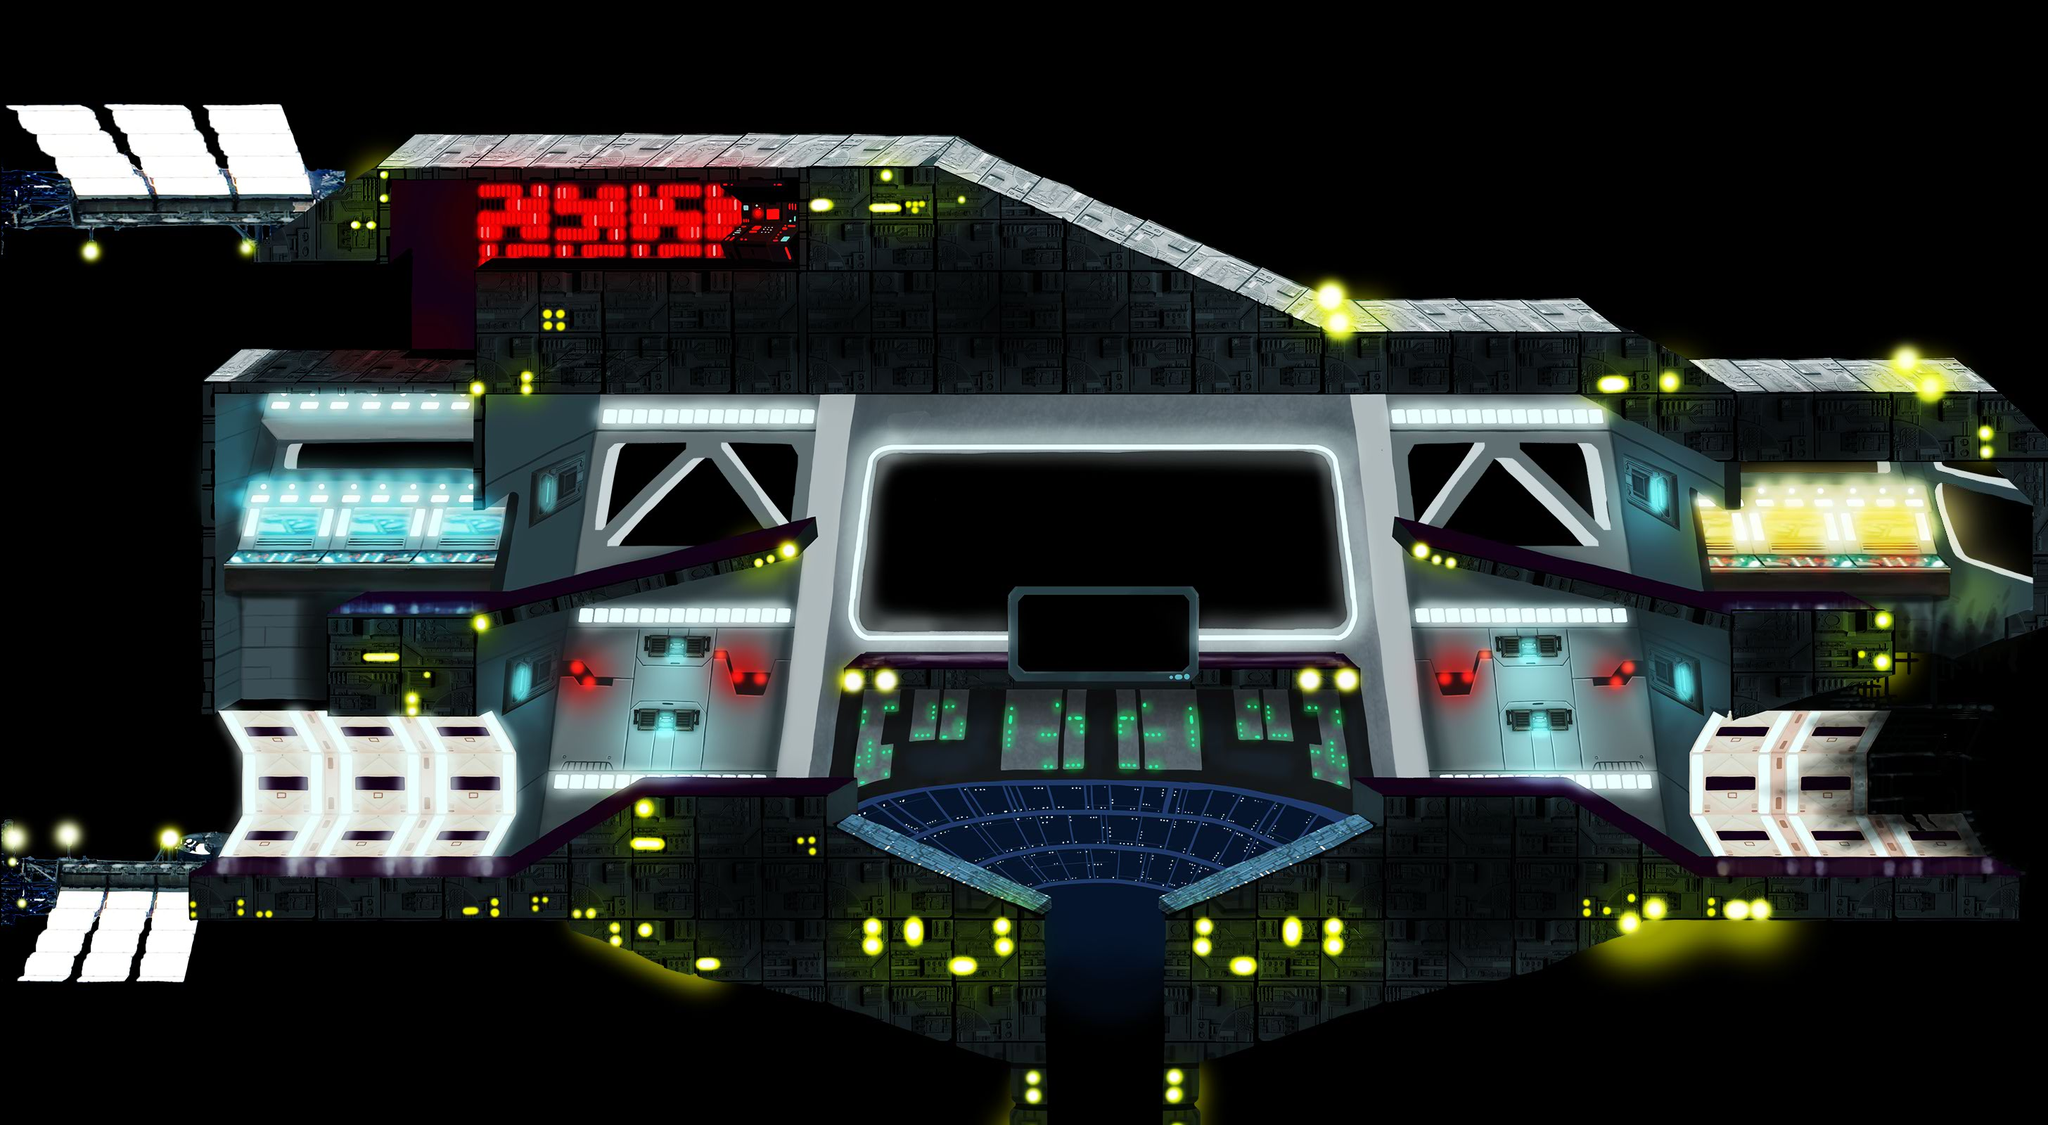

Tiled map render using the project's own tile images. Description and the map definition, with tile-layer contents summarised, below:
An orthogonal 91x50 tile map with 32x32 px tiles, 1 tile layer (layer1) and 69 objects.

<map version="1.0" orientation="orthogonal" width="91" height="50" tilewidth="32" tileheight="32">
 <tileset firstgid="1" name="firstStage" tilewidth="32" tileheight="32">
  <image source="firstStage.jpg" width="2922" height="1618" />
 </tileset>
 <layer name="layer1" width="91" height="50">
  <data>[4550 cells, 4550 non-empty, 4550 distinct tile ids]</data>
 </layer>
 <objectgroup name="objectlayer" width="91" height="50">
  <object x="43" y="1223">
   <polyline points="0,0 7,-898" />
  </object>
  <object x="51" y="327">
   <polyline points="0,0 280,-8" />
  </object>
  <object x="331" y="321">
   <polyline points="0,0 31,29" />
  </object>
  <object x="364" y="351">
   <polyline points="0,0 0,23" />
  </object>
  <object x="364" y="376">
   <polyline points="0,0 178,1" />
  </object>
  <object x="557" y="258">
   <polyline points="0,0 -10,120" />
  </object>
  <object x="559" y="257">
   <polyline points="0,0 465,4" />
  </object>
  <object x="754" y="261">
   <properties>
    <property name="isWire" value="true" />
   </properties>
   <polyline points="0,0 1,67" />
  </object>
  <object x="1089" y="346">
   <polyline points="0,0 1,30" />
  </object>
  <object x="686" y="376">
   <polyline points="0,0 406,1" />
  </object>
  <object x="686" y="377">
   <polyline points="0,0 -11,6" />
  </object>
  <object x="675" y="385">
   <polyline points="0,0 -2,154" />
  </object>
  <object x="319" y="519">
   <polyline points="0,0 355,5" />
  </object>
  <object x="317" y="520">
   <polyline points="0,0 -28,24" />
  </object>
  <object x="289" y="547">
   <polyline points="0,0 -1,470" />
  </object>
  <object x="289" y="1019">
   <polyline points="0,0 15,0" />
  </object>
  <object x="308" y="564">
   <polyline points="0,0 -4,456" />
  </object>
  <object x="309" y="563">
   <polyline points="0,0 364,-1" />
  </object>
  <object x="674" y="563">
   <polyline points="0,0 -2,162" />
  </object>
  <object x="672" y="726">
   <polyline points="0,0 19,-2" />
  </object>
  <object x="693" y="725">
   <polyline points="0,0 31,-21" />
  </object>
  <object x="704" y="858">
   <polyline points="0,0 439,-103" />
  </object>
  <object x="1144" y="754">
   <polyline points="0,0 4,24" />
  </object>
  <object x="1134" y="793">
   <polyline points="0,0 14,-14" />
  </object>
  <object x="680" y="899">
   <polyline points="0,0 454,-106" />
  </object>
  <object x="681" y="901">
   <polyline points="0,0 -3,119" />
  </object>
  <object x="489" y="857">
   <polyline points="0,0 215,2" />
  </object>
  <object x="488" y="858">
   <polyline points="0,0 -23,18" />
  </object>
  <object x="465" y="877">
   <polyline points="0,0 0,140" />
  </object>
  <object x="465" y="1019">
   <polyline points="0,0 214,1" />
  </object>
  <object x="43" y="1225">
   <polyline points="0,0 683,7" />
  </object>
  <object x="727" y="1233">
   <polyline points="0,0 189,-114" />
  </object>
  <object x="917" y="1119">
   <polyline points="0,0 282,1" />
  </object>
  <object x="1201" y="1120">
   <polyline points="0,0 1,44" />
  </object>
  <object x="1202" y="1167">
   <polyline points="0,0 282,121" />
  </object>
  <object x="1485" y="1290">
   <polyline points="0,0 3,7" />
  </object>
  <object x="1656" y="1299">
   <polyline points="0,0 3,-13" />
  </object>
  <object x="1660" y="1286">
   <polyline points="0,0 281,-121" />
  </object>
  <object x="1943" y="1166">
   <polyline points="0,0 -1,-47" />
  </object>
  <object x="1942" y="1119">
   <polyline points="0,0 287,0" />
  </object>
  <object x="2230" y="1119">
   <polyline points="0,0 187,111" />
  </object>
  <object x="2419" y="1232">
   <polyline points="0,0 439,0" />
  </object>
  <object x="2437" y="1013">
   <polyline points="0,0 23,12" />
  </object>
  <object x="2462" y="1027">
   <polyline points="0,0 405,-119" />
  </object>
  <object x="2868" y="909">
   <polyline points="0,0 -8,323" />
  </object>
  <object x="2434" y="895">
   <polyline points="0,0 3,116" />
  </object>
  <object x="2644" y="656">
   <properties>
    <property name="willBome" value="true" />
   </properties>
   <polyline points="0,0 9,200" />
  </object>
  <object x="2443" y="856">
   <polyline points="0,0 211,0" />
  </object>
  <object x="2002" y="754">
   <polyline points="0,0 441,103" />
  </object>
  <object x="2002" y="756">
   <polyline points="0,0 -5,27" />
  </object>
  <object x="1998" y="786">
   <polyline points="0,0 13,9" />
  </object>
  <object x="2013" y="796">
   <polyline points="0,0 421,98" />
  </object>
  <object x="1489" y="1300">
   <polyline points="0,0 4,297" />
  </object>
  <object x="1656" y="1300">
   <polyline points="0,0 0,297" />
  </object>
  <object x="1494" y="1598">
   <polyline points="0,0 163,0" />
  </object>
  <object x="1490" y="1302">
   <properties>
    <property name="willDeath" value="true" />
   </properties>
   <polyline points="0,0 167,1" />
  </object>
  <object x="1200" y="952">
   <polyline points="0,0 0,28" />
  </object>
  <object x="1201" y="983">
   <polyline points="0,0 734,-2" />
  </object>
  <object x="1201" y="951">
   <polyline points="0,0 13,-12" />
  </object>
  <object x="1215" y="940">
   <polyline points="0,0 218,-3" />
  </object>
  <object x="1434" y="838">
   <polyline points="0,0 -1,96" />
  </object>
  <object x="1434" y="837">
   <polyline points="0,0 268,-1" />
  </object>
  <object x="1704" y="837">
   <polyline points="0,0 1,99" />
  </object>
  <object x="1707" y="937">
   <polyline points="0,0 221,1" />
  </object>
  <object x="1930" y="939">
   <polyline points="0,0 7,42" />
  </object>
  <object x="692" y="562">
   <polyline points="0,0 0,160" />
  </object>
  <object x="694" y="562">
   <polyline points="0,0 1550,-2" />
  </object>
  <object x="2243" y="560">
   <polyline points="0,0 198,98" />
  </object>
  <object x="2442" y="659">
   <polyline points="0,0 203,-3" />
  </object>
 </objectgroup>
</map>
